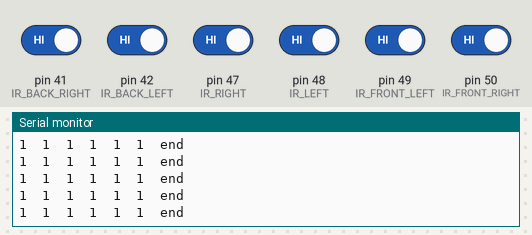
A sketch run on a simulated Arduino Mega 2560, built with avr-gcc and run on an emulated ATmega2560. Parts: the last lines printed to the serial monitor. Inputs (shaded band) come from the test bench; at power-on: pin 41 (IR_BACK_RIGHT), pin 42 (IR_BACK_LEFT), pin 47 (IR_RIGHT), pin 48 (IR_LEFT), pin 49 (IR_FRONT_LEFT), pin 50 (IR_FRONT_RIGHT) HIGH.

Above: at 1.2 s.
1.3 s: pin 41 (IR_BACK_RIGHT) driven LOW
At 2.2 s:
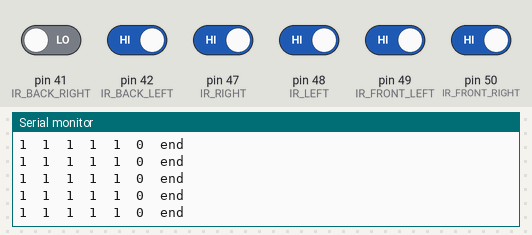
4.3 s: pin 42 (IR_BACK_LEFT) driven LOW
At 4.8 s:
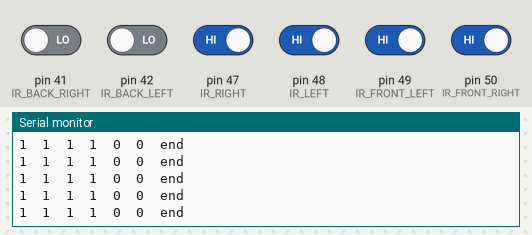
5.8 s: pin 47 (IR_RIGHT) driven LOW
At 6.4 s:
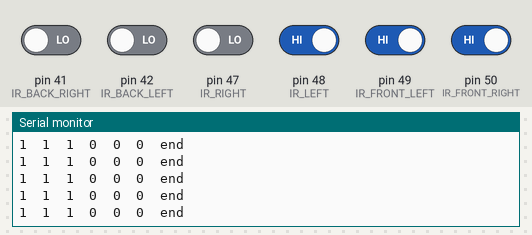
8.8 s: pin 48 (IR_LEFT) driven LOW
At 9.5 s:
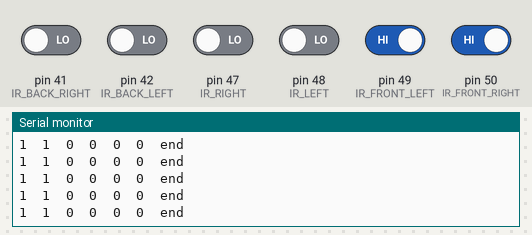
11.8 s: pin 49 (IR_FRONT_LEFT) driven LOW
At 12.5 s:
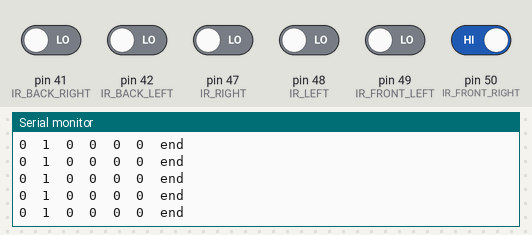
14.8 s: pin 50 (IR_FRONT_RIGHT) driven LOW
At 15.6 s:
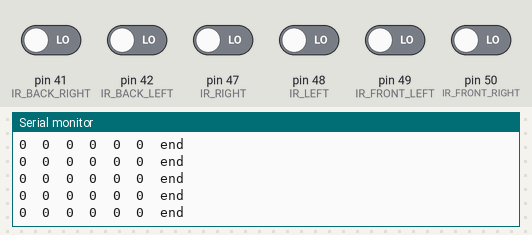

Measured:
- after the input at 1.3 s, the serial monitor: prints a new line after 0.06 s (image 1)
- after the input at 4.3 s, the serial monitor: prints a new line after 0.07 s (image 2)
- after the input at 5.8 s, the serial monitor: prints a new line after 0.07 s (image 3)
- after the input at 8.8 s, the serial monitor: prints a new line after 0.08 s (image 4)
- after the input at 11.8 s, the serial monitor: prints a new line after 0.08 s (image 5)
- after the input at 14.8 s, the serial monitor: prints a new line after 0.07 s (image 6)

The sketch:

dynamic_ir_proxymity.ino
```cpp
/*
  INNOVATOR INTERNATIONAL (PVT)LTD.
  https://www.innovator.lk/
  ----------------------------------------------------------------------------
  Development Platform : Dynamic 1.0
  (mobile robot development platform)
  ----------------------------------------------------------------------------
  IR Proximity Example.
  ----------------------------------------------------------------------------
  Hardware setup :
  PINs of the IR Sensor's mounted around the top development board are
  already mapped and connected.PINs are as follows :

  IR FRONT LEFT  : Arduino digital PIN -> 49(D49)
  IR FRONT RIGHT : Arduino digital PIN -> 50(D50)
  IR RIGHT       : Arduino digital PIN -> 48(D48)
  IR BACK RIGHT  : Arduino digital PIN -> 47(D47)
  IR BACK LEFT   : Arduino digital PIN -> 42(D42)
  IR LEFT        : Arduino digital PIN -> 41(D41)
  ----------------------------------------------------------------------------
  23 march 2021
*/


int IR_FRONT_LEFT = 49;// the number of the Arduino PIN, that front left IR sensor is connected to.
int IR_FRONT_RIGHT = 50;// the number of the Arduino PIN, that front right IR sensor is connected to.

int IR_LEFT = 48;// the number of the Arduino PIN, that left IR sensor is connected to.
int IR_RIGHT = 47;// the number of the Arduino PIN, that right IR sensor is connected to.

int IR_BACK_LEFT = 42;// the number of the Arduino PIN, that back left IR sensor is connected to.
int IR_BACK_RIGHT = 41;// the number of the Arduino PIN, that back right IR sensor is connected to.

int s1, s2, s3, s4, s5, s6; //creating variables to hold ir sensor readings.

void setup() {
  Serial.begin(9600); //starting serial communication between arduino and computer.
}

void loop() {

  //reading and printing each sensors value in to the serial monitor

  s1 = digitalRead(IR_FRONT_LEFT);
  Serial.print(s1);
  Serial.print("\t");


  s2 = digitalRead(IR_FRONT_RIGHT);
  Serial.print(s2);
  Serial.print("\t");

  s3 = digitalRead(IR_LEFT);
  Serial.print(s3);
  Serial.print("\t");

  s4 = digitalRead(IR_RIGHT);
  Serial.print(s4);
  Serial.print("\t");

  s5 = digitalRead(IR_BACK_LEFT);
  Serial.print(s5);
  Serial.print("\t");

  s6 = digitalRead(IR_BACK_RIGHT);
  Serial.print(s6);
  Serial.print("\t");

  Serial.println("end");
}
```
